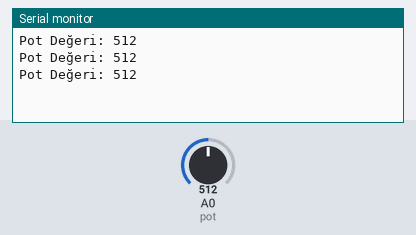
A sketch run on a simulated Arduino Uno, built with avr-gcc and run on an emulated ATmega328P. Parts: the last lines printed to the serial monitor. The inputs (shaded band) are chosen by the test bench; at power-on: A0 (pot) = 512.

Above: at 1.3 s.
1.4 s: A0 (pot) set to 716
At 1.9 s:
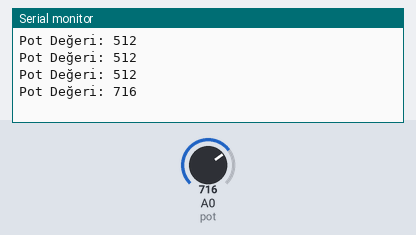
2.9 s: A0 (pot) set to 900
At 3.4 s:
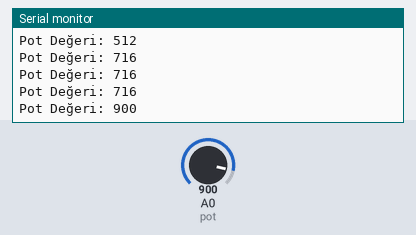
Timing chart, 0 to 5.9 s (numbered marks = the images above; inputs shaded):
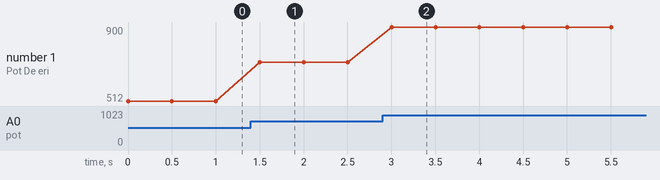

The sketch:

analogGirisPot.ino
```cpp
/*
analog girişten pot okuma
*/

int pot = A0;

void setup() {
  Serial.begin(9600);
  pinMode(pot, INPUT);

}

void loop() {
  int analogDeger = analogRead(pot);
  Serial.print("Pot Değeri: ");
  Serial.println(analogDeger);
  delay(500);

}
```

Measured:
- after the input at 1.4 s, the serial monitor: prints a new line after 0.10 s (image 1)
- after the input at 2.9 s, the serial monitor: prints a new line after 0.10 s (image 2)
- plotted number 1: 512 → 716 after the input at 1.4 s, 716 → 900 after the input at 2.9 s
